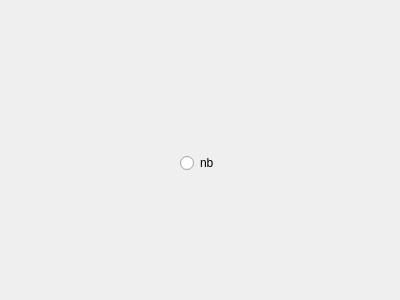
<?xml version="1.0" encoding="UTF-8"?>
<ui version="4.0">
 <class>Dialoguser</class>
 <widget class="QDialog" name="Dialoguser">
  <property name="geometry">
   <rect>
    <x>0</x>
    <y>0</y>
    <width>400</width>
    <height>300</height>
   </rect>
  </property>
  <property name="windowTitle">
   <string>Dialog</string>
  </property>
  <widget class="QRadioButton" name="radioButton">
   <property name="geometry">
    <rect>
     <x>180</x>
     <y>150</y>
     <width>120</width>
     <height>26</height>
    </rect>
   </property>
   <property name="text">
    <string>nb</string>
   </property>
  </widget>
 </widget>
 <resources/>
 <connections/>
</ui>
